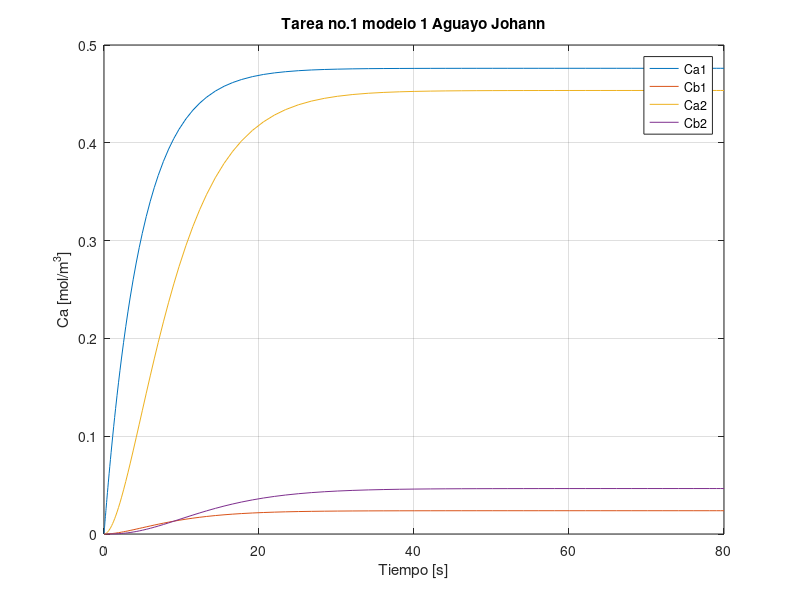

MATLAB code for this plot:
%Tarea 1 modelo 1 control de procesos
%Reactores en serie con mismo volumen y flujo ctte
function Reactor_en_serie_1
clear
clc
[T,y]=ode45(@modelo_1,[0,80],[0,0,0,0]);
y
%datos
plot(T,y)
title("Tarea no.1 modelo 1 Aguayo Johann")
ylabel("Ca [mol/m^3]"),xlabel("Tiempo [s]");
grid
legend("Ca1","Cb1","Ca2","Cb2")

end
function dydT=modelo_1(T,y)
%datos
Ca1 = y(1);
Cb1 = y(2);
Ca2 = y(3);
Cb2 = y(4);
F = 0.008; %m^3/s
v = 0.04; %m^3
k = 0.01; %1/s
Cao = 0.5; %mol/m^3

%Ecuacion de diseño CSTR
dydT(1)=((F*Cao)/v)-((F*Ca1)/v)-(k*Ca1);
dydT(2)=(k*Ca1)-((F*Cb1)/v);
dydT(3)=((F*Ca1)/v)-((F*Ca2)/v)-(k*Ca2);
dydT(4)=(k*Ca2)+((F*Cb1)/v)-((F*Cb2)/v);

dydT=dydT';
end